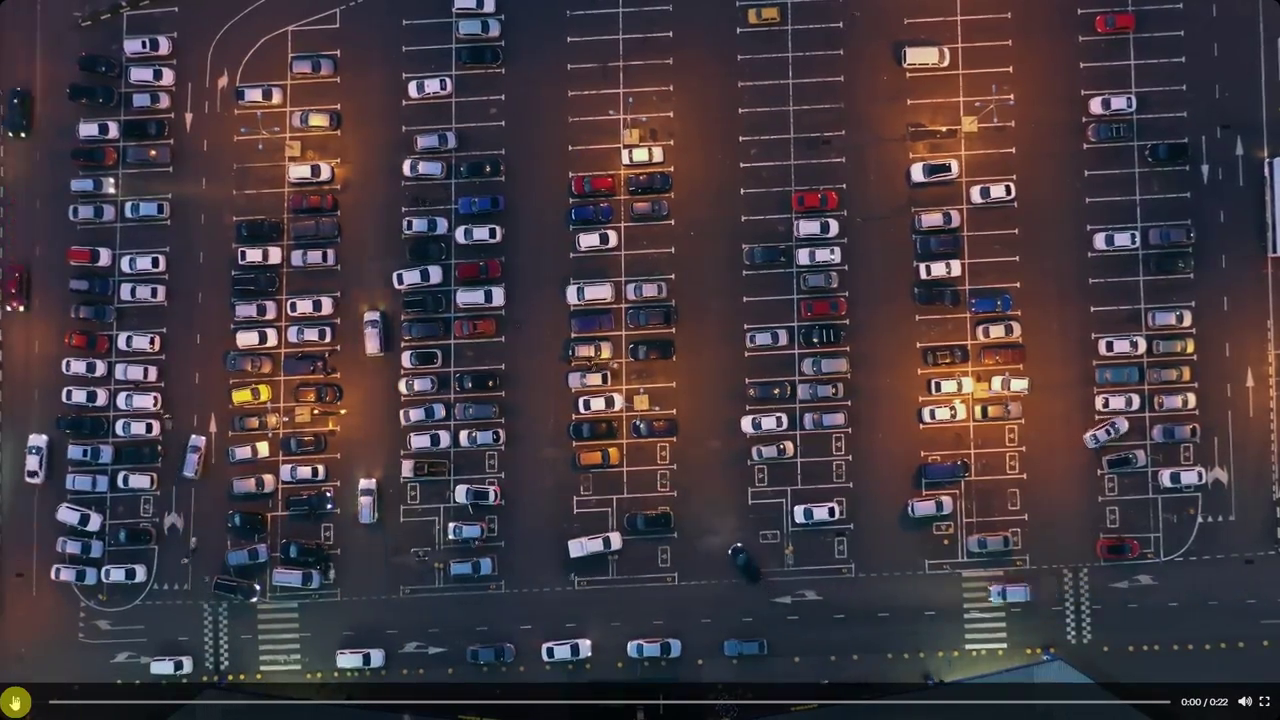
#> input picture frame 67 of park3.mp4, 1280 x 720 px
$ python Image.py
#> lines starting #> are read from the running program, lines starting #| are printed output that depends on the picture; after the words box and inside, x2 and y2 are one past the last pixel; in counts of white or black regions, pixels touching at a corner belong together
import cv2
import numpy as np
import pickle
import os

# 1. ตั้งค่าพารามิเตอร์
p = {
    'm_blur': 3, 'g_blur': 5, 'c_low': 30, 'c_high': 170, 'd_iter': 2, 'limit': 120,
    'pickle': 'ParkingPos3.pickle', 'video': 'park3.mp4'
}

# 2. โหลดพิกัดช่องจอด
if not os.path.exists(p['pickle']) or not os.path.exists(p['video']):
    print("Error: Pickle file or Video file not found!")
    exit()

with open(p['pickle'], 'rb') as f:
#> (reads ParkingPos3.pickle from the repository)
    posList = pickle.load(f)

# 3. เปิดวิดีโอและเตรียม VideoWriter
cap = cv2.VideoCapture(p['video'])
width = int(cap.get(cv2.CAP_PROP_FRAME_WIDTH))
height = int(cap.get(cv2.CAP_PROP_FRAME_HEIGHT))
fps = int(cap.get(cv2.CAP_PROP_FPS))
if fps == 0: fps = 20

fourcc = cv2.VideoWriter_fourcc(*'mp4v')
out = cv2.VideoWriter('smart_parking_static_dip.mp4', fourcc, fps, (width, height))

print("Processing with Static ROI... PRESS 'q' TO STOP")

while True:
    success, img = cap.read()
#> img is the input picture: shape (720, 1280, 3); mean B, G, R 62.9, 56.2, 67
    if not success:
        print("Video ended.")
        break

    # 4. Image Processing Pipeline
    gray = cv2.cvtColor(img, cv2.COLOR_BGR2GRAY)
    median = cv2.medianBlur(gray, p['m_blur'])
    blur = cv2.GaussianBlur(median, (p['g_blur'], p['g_blur']), 1)
    canny = cv2.Canny(blur, p['c_low'], p['c_high'])
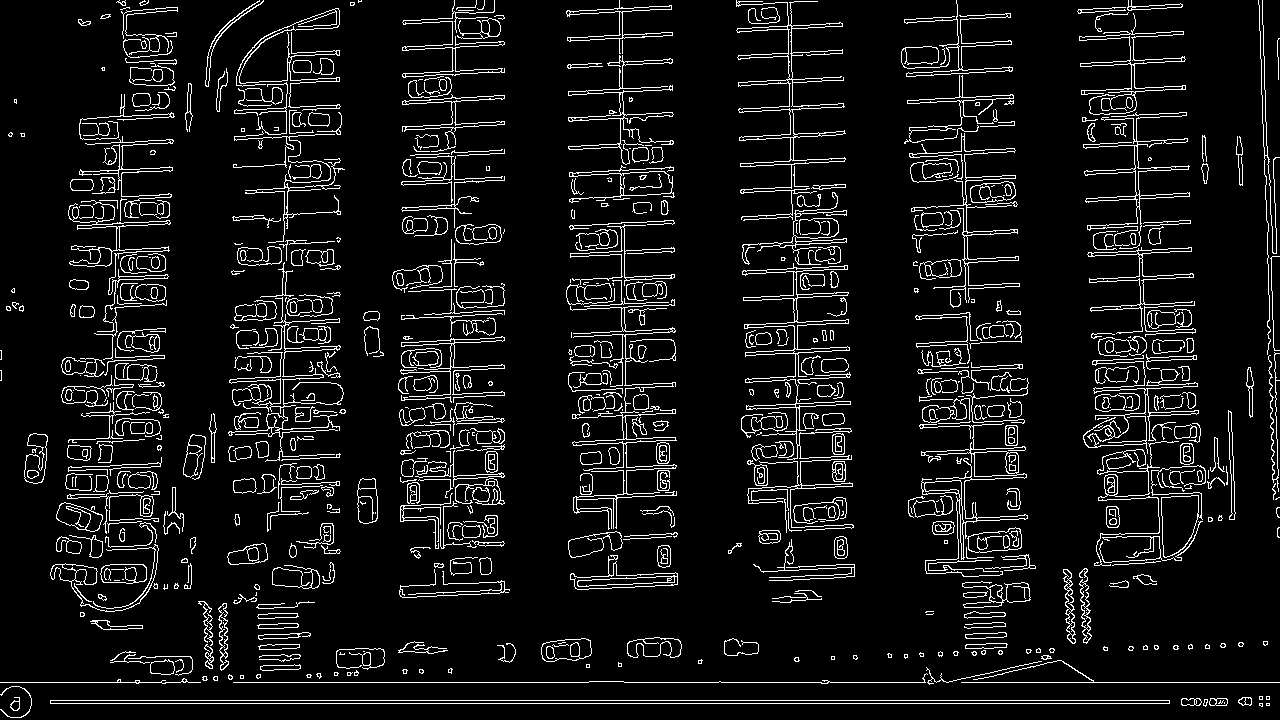
#> canny: shape (720, 1280); 7.8% white in thin lines or dots
    dilate = cv2.dilate(canny, np.ones((3, 3), np.uint8), iterations=p['d_iter'])
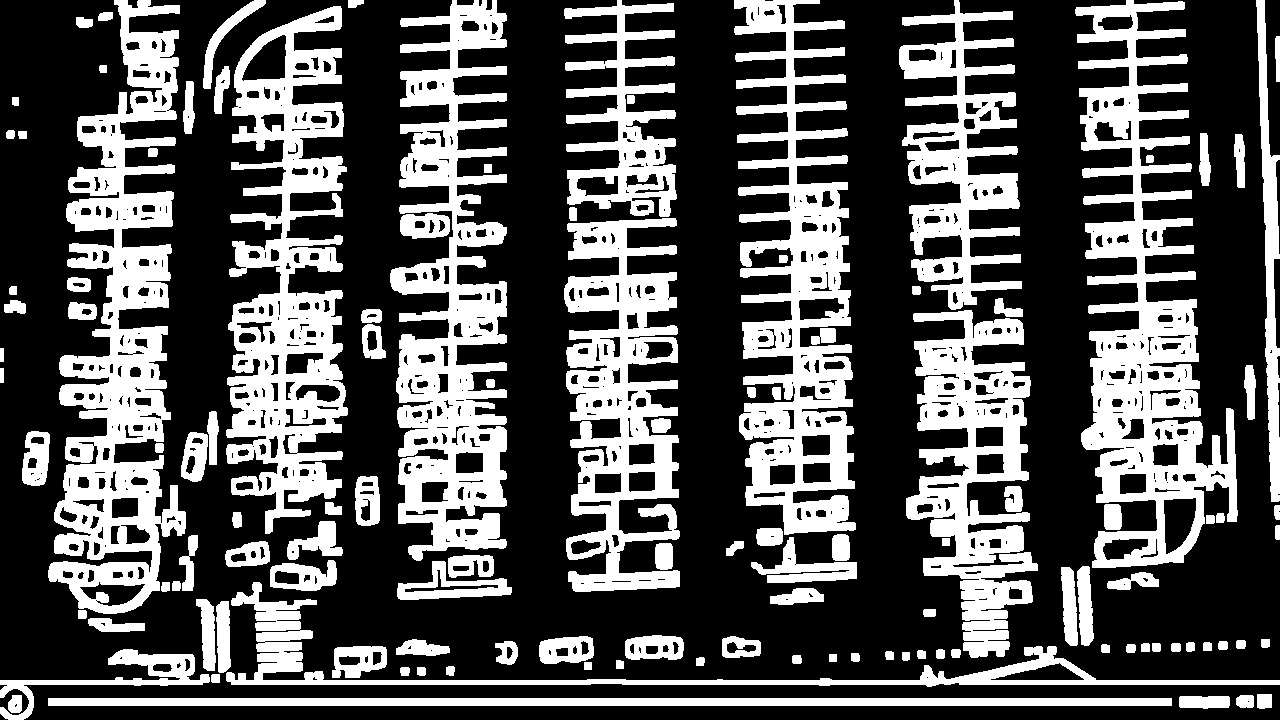
#> dilate: shape (720, 1280); 33.1% white; 120 white regions, largest, box (x1, y1, x2, y2) and area: (48, 0, 186, 614) 36420, (1075, 0, 1238, 568) 35283, (390, 0, 507, 561) 33274

    spaceCounter = 0

    # 5. ตรวจสอบพิกเซลในกรอบ
    for pos in posList:
        px1, py1, px2, py2 = map(int, pos)

        # คำนวณขอบเขตโดยตัดขอบออก 15% (Padding)
        pad_w, pad_h = int((px2 - px1) * 0.15), int((py2 - py1) * 0.15)

        # ตัดภาพ
        y_start = max(0, py1 + pad_h)
        y_end = min(dilate.shape[0], py2 - pad_h)
        x_start = max(0, px1 + pad_w)
        x_end = min(dilate.shape[1], px2 - pad_w)

        if y_end <= y_start or x_end <= x_start:
            continue

        imgCrop = dilate[y_start:y_end, x_start:x_end]

        # นับจุดพิกเซลสีขาว
        count = cv2.countNonZero(imgCrop)

        # กำหนดสีและวาดกรอบ
        if count < p['limit']:
            color, thick = (0, 255, 0), 2
            spaceCounter += 1
        else:
            color, thick = (0, 0, 255), 1

        # วาดสี่เหลี่ยมผืนผ้า
        cv2.rectangle(img, (px1, py1), (px2, py2), color, thick)
        cv2.putText(img, str(count), (px1 + 3, py1 + 15), cv2.FONT_HERSHEY_SIMPLEX, 0.4, (255, 255, 255), 1)
#> this loop made 261 passes
#> count on passes 1 to 3: 255, 369, 303
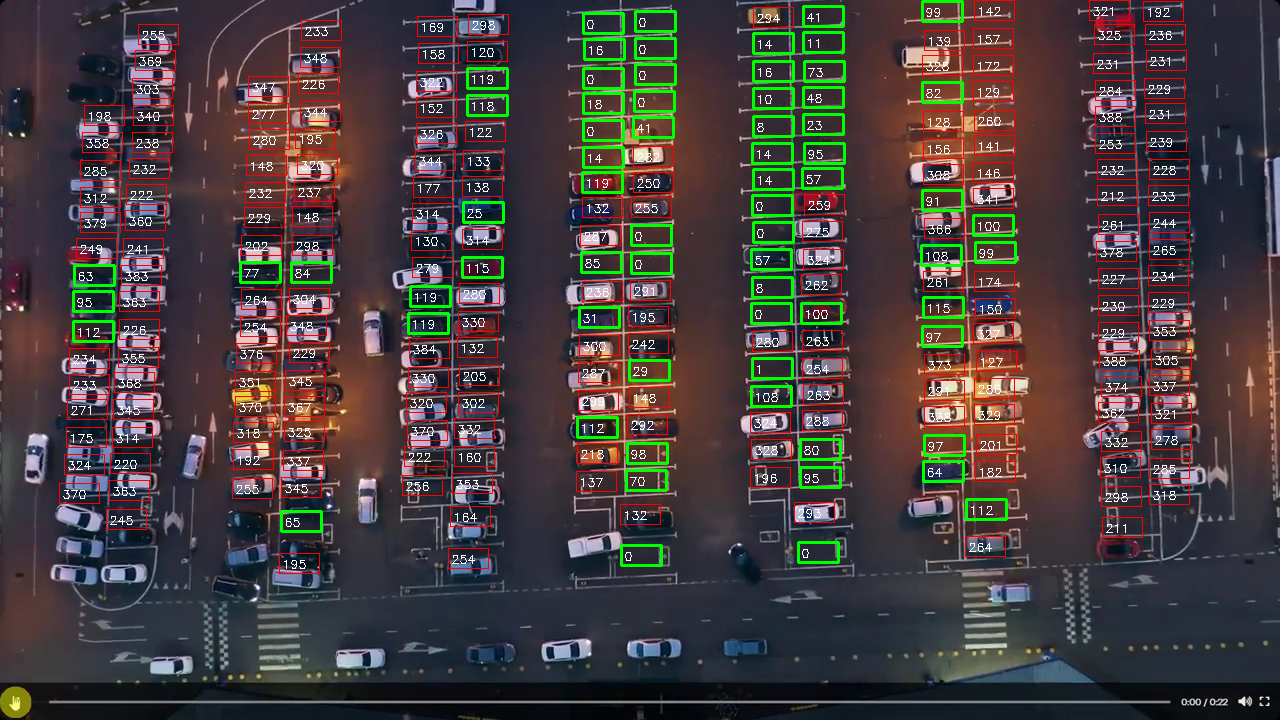
#> img: shape (720, 1280, 3); 6.69% of pixels changed, all inside (x1, y1, x2, y2) = (59, 0, 1192, 574)
#> after the loop, spaceCounter = 68

    # วาดพื้นหลังและแสดงผลรวมจำนวนช่องว่าง
    cv2.rectangle(img, (0, 0), (250, 60), (0, 0, 0), -1)
    cv2.putText(img, f"Free: {spaceCounter}/{len(posList)}", (10, 40),
                cv2.FONT_HERSHEY_SIMPLEX, 1, (0, 255, 0), 2)
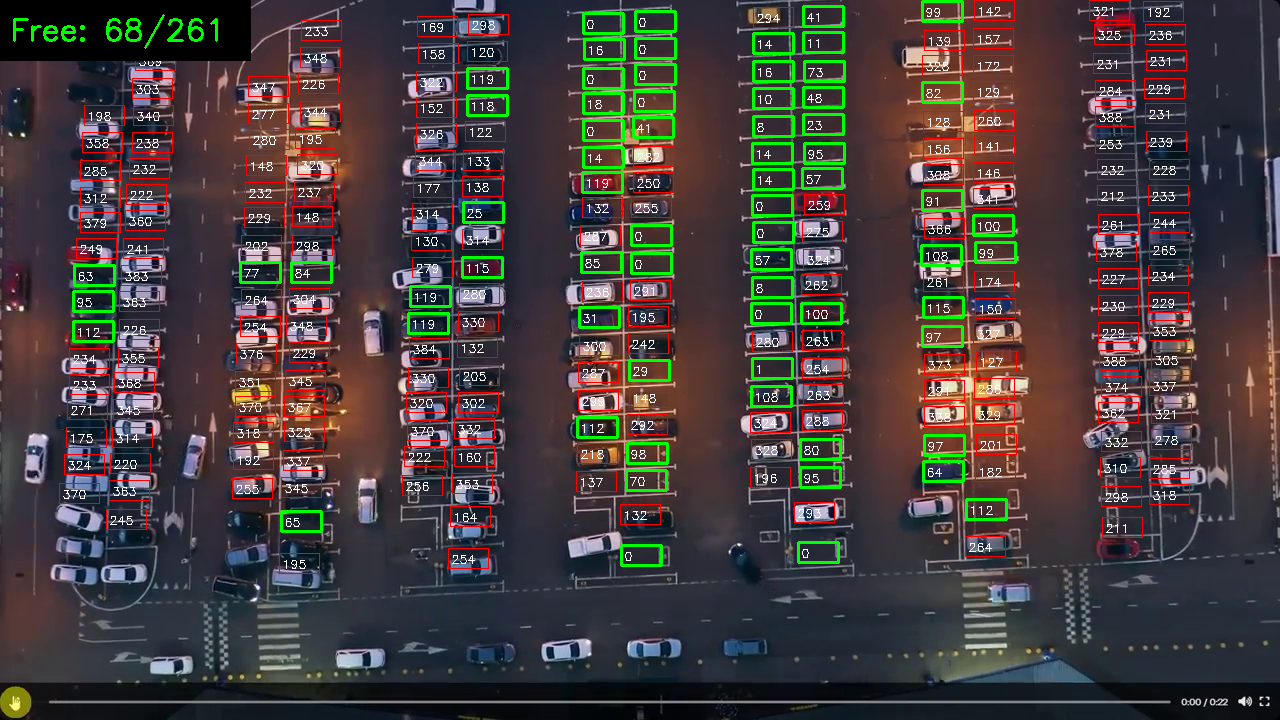
#> img: shape (720, 1280, 3); mean B, G, R 61.1, 62.2, 71.1

    # แสดงผลบนหน้าจอและบันทึกลงไฟล์
    cv2.imshow("Static Image Processing", img)
    out.write(img)

    if cv2.waitKey(1) & 0xFF == ord('q'):
#> (key q is pressed here)
        break

# คืนทรัพยากรระบบ
cap.release()
out.release()
cv2.destroyAllWindows()
print("Success! Saved to 'smart_parking_static_dip.mp4'")
